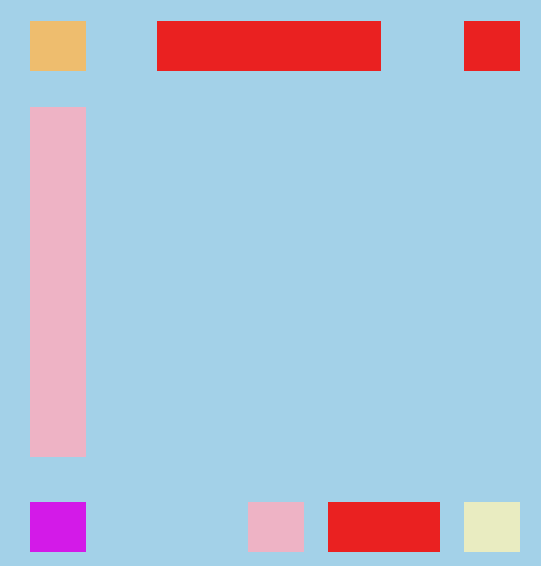
Frame 1 (no input)
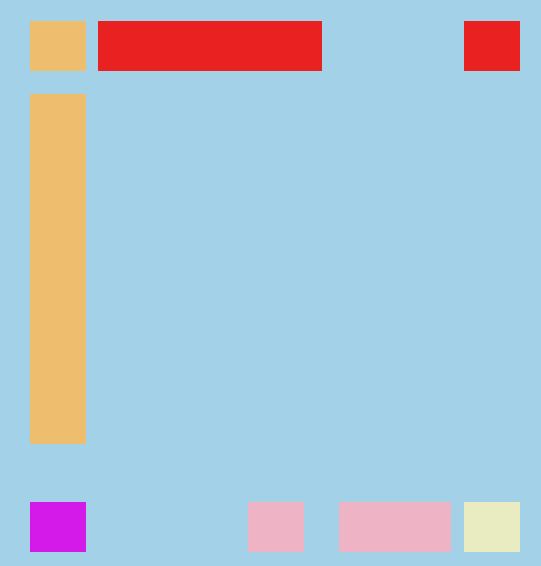
Frame 60 (the mouse pressed at the canvas centre just before this capture)
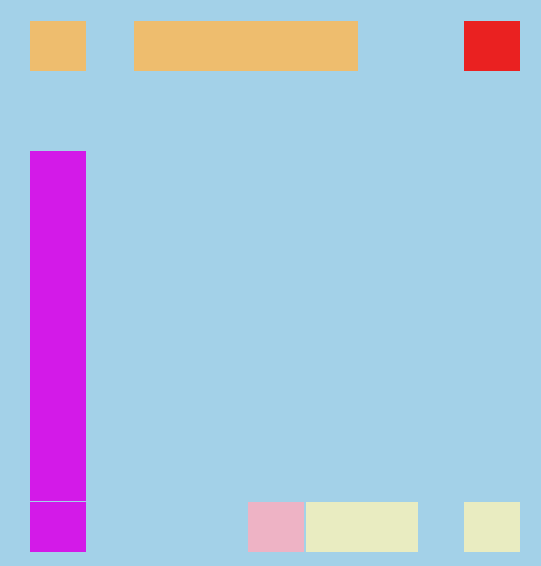
Frame 120 (the mouse held since frame 60 and released just before this capture)

The Processing sketch that drew these frames (run headless with seeded random() and noise(); from frame 60 on, the mouse is pressed at the canvas centre):

// Processing sketch: Rect
// ── Rect.pde

mergeRect m;
void setup()
{  
  size(541,566);
  m = new mergeRect();
}

void draw() {
  //刷新背景色
  background(163, 209, 232);
  //绘制静态矩形
  m.initStaticRect();

 //绘制动态方形并使其运动起来
  m.drawAndMove();
}

// ── dynamicRect.pde

//动态的方形
class dynamicRect {
  //长，宽，位置x, y,w, h
  int num = 4;
  float[] index = new float[num];
  //颜色
  color c;
  //运动方形标志
  int flag; //值为true向左/上运动，值为false向右或下运动
  //左右/上下的静态方块
  
  staticRect[] s = new staticRect[2];
  //距离差
  float[] d = new float[4];
  //移动速度
  float speed;

  //构造函数初始化成员变量
  dynamicRect(float[] index, color c, staticRect s1, staticRect s2, float speed) {
    this.index = index;
    this.c = c;

    flag = 0;

    this.s[0] = s1;
    this.s[1] = s2;
    d[2] = s1.w/2 + index[2]/2;
    d[3] = s1.h/2 + index[3]/2;

    this.speed = speed;
  }

  //绘制静态矩形
  void drawStaticRect() {
    //方块1 55*55 x:29，y:20
    rectMode(CENTER);
    noStroke();//去掉边缘线
    fill(c);
    //x,y,w,h
    rect(index[0], index[1], index[2], index[3]);
  }

  //更新距离差
  void updateDistance(int dir) {
    //更加移动方向更新距离差
    switch(dir) {
      //左右移动
    case 0 :
      d[0] = index[0]-this.s[0].x;
      d[1] = this.s[1].x-index[0];
      break;
      //上下移动
    case 1 : 
      d[0] = index[1]-this.s[0].y;
      d[1] = this.s[1].y-index[1];
      break;
    }
  }

  //方形的运动,dir为1则左右运动，dir为0则上下运动
  void moveRect(int dir) {

    updateDistance(dir);

    //向左/上移动
    if (d[0]>d[2+dir] && flag==0) {
      index[dir]--;
    }
    if (d[0]<=d[2+dir]) {
      flag=1;//开始向右运动
      c = s[0].c;//改变颜色
    }

    //向右/下移动
    if ( d[1]>d[2+dir] && flag==1) { //flag[1] == false 
      index[dir]++;
    }
    if (d[1]<=d[2+dir]) {
      flag=0;//开始向左运动
      c = s[1].c;//改变颜色
    }


  
  }
}

// ── mergeRect.pde
class mergeRect {
  //静态方形的坐标数据
  float sx1, sx2, sx3, sy1, sy2, sy3;

  //方块长度
  float w1 = 56;
  float h1 = 50;

  //颜色数据
  color c1, c2, c0, c3, c4;

  //动态方形的变量
  float[][] index = new float[3][];//三组x,y,w,h
  float speed;


  //五个静态和三个动态
  staticRect[] sr =  new staticRect[5];
  dynamicRect[] dr = new dynamicRect[3];


  //初始化各项参数
  mergeRect() {
    sx1 = 58;
    sx2 = 492;
    sx3 = 276;

    sy1 = 46;
    sy2 = 527;

    //颜色参数
    c0 = color(238, 189, 110);
    c1 = color(234, 33, 33);
    c2 = color(211, 26, 232);
    c3 = color(238, 179, 197);
    c4 = color(233, 236, 193);
  
    //初始化相关的静态方形,和下面的initStaticRect()
    sr[0] = new staticRect(sx1, sy1, w1, h1, c0);
    sr[1] = new staticRect(sx2, sy1, w1, h1, c1);
    sr[2] = new staticRect(sx1, sy2, w1, h1, c2);
    sr[3] = new staticRect(sx3, sy2, w1, h1, c3);
    sr[4] = new staticRect(sx2, sy2, w1, h1, c4);
  
    //动态方形的初始数据
    index[0] = new float[]{width/2, sy1, w1*4, h1};
    index[1] = new float[]{sx1, height/2, w1, h1*7};
    index[2] = new float[] {385, sy2, w1*2, h1};

    speed = 1;

    //初始化相关的动态态方形
    dr[0] = new dynamicRect(index[0], c1, sr[0], sr[1], speed);
    dr[1] = new dynamicRect(index[1], c3, sr[0], sr[2], speed);
    dr[2] = new dynamicRect(index[2], c1, sr[3], sr[4], speed);
  }


  //初始化相关的静态方形
  void initStaticRect() {

    sr[0] = new staticRect(sx1, sy1, w1, h1, c0);
    sr[1] = new staticRect(sx2, sy1, w1, h1, c1);
    sr[2] = new staticRect(sx1, sy2, w1, h1, c2);
    sr[3] = new staticRect(sx3, sy2, w1, h1, c3);
    sr[4] = new staticRect(sx2, sy2, w1, h1, c4);

    //绘制静态方形方形
    for (int i=0; i<sr.length; i++) {
      sr[i].drawStaticRect();
    }
  }


  //绘制动态方形并使其运动起来
  void drawAndMove() {
    ////move
    ////方形的运动,dir为0则左右运动，dir为1则上下运动
    dr[0].moveRect(0);
    dr[1].moveRect(1);
    dr[2].moveRect(0);

    ////绘制动态方形
    for (int i=0; i<3; i++) {
      dr[i].drawStaticRect();
    }
  }
}

// ── staticRect.pde
//静态的方形
class staticRect {
  //长，宽，位置
  float w, h, x, y;
  color c;
  //颜色

  //构造函数初始化成员变量
  staticRect(float x, float y, float w, float h, color c) {
    this.w = w;
    this.h = h;
    this.x = x;
    this.y = y;
    this.c = c;
  }

  //绘制静态矩形
  void drawStaticRect() {
    rectMode(CENTER);
    noStroke();//去掉边缘线
    fill(c);
    rect(x, y, w, h);
  }
}
